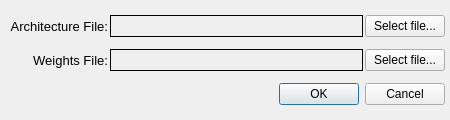
<?xml version="1.0" encoding="UTF-8"?>
<ui version="4.0">
 <class>ModelWeightsDialog</class>
 <widget class="QDialog" name="ModelWeightsDialog">
  <property name="windowModality">
   <enum>Qt::WindowModal</enum>
  </property>
  <property name="geometry">
   <rect>
    <x>0</x>
    <y>0</y>
    <width>450</width>
    <height>120</height>
   </rect>
  </property>
  <property name="windowTitle">
   <string>Load Model From Weights</string>
  </property>
  <property name="modal">
   <bool>true</bool>
  </property>
  <layout class="QGridLayout" name="gridLayout" columnstretch="0,1,0">
   <property name="leftMargin">
    <number>10</number>
   </property>
   <property name="topMargin">
    <number>5</number>
   </property>
   <property name="rightMargin">
    <number>5</number>
   </property>
   <property name="bottomMargin">
    <number>5</number>
   </property>
   <property name="spacing">
    <number>2</number>
   </property>
   <item row="0" column="0">
    <widget class="QLabel" name="label">
     <property name="font">
      <font>
       <family>MS Shell Dlg 2</family>
       <pointsize>10</pointsize>
      </font>
     </property>
     <property name="text">
      <string>Architecture File:</string>
     </property>
     <property name="alignment">
      <set>Qt::AlignRight|Qt::AlignTrailing|Qt::AlignVCenter</set>
     </property>
    </widget>
   </item>
   <item row="0" column="1">
    <widget class="QLabel" name="lblArchPath">
     <property name="autoFillBackground">
      <bool>true</bool>
     </property>
     <property name="frameShape">
      <enum>QFrame::Box</enum>
     </property>
     <property name="frameShadow">
      <enum>QFrame::Plain</enum>
     </property>
     <property name="lineWidth">
      <number>1</number>
     </property>
     <property name="midLineWidth">
      <number>0</number>
     </property>
     <property name="text">
      <string/>
     </property>
     <property name="scaledContents">
      <bool>false</bool>
     </property>
     <property name="alignment">
      <set>Qt::AlignRight|Qt::AlignTrailing|Qt::AlignVCenter</set>
     </property>
    </widget>
   </item>
   <item row="0" column="2">
    <widget class="QPushButton" name="btnArchSelect">
     <property name="text">
      <string>Select file...</string>
     </property>
    </widget>
   </item>
   <item row="1" column="0">
    <widget class="QLabel" name="label_3">
     <property name="font">
      <font>
       <family>MS Shell Dlg 2</family>
       <pointsize>10</pointsize>
      </font>
     </property>
     <property name="text">
      <string>Weights File:</string>
     </property>
     <property name="alignment">
      <set>Qt::AlignRight|Qt::AlignTrailing|Qt::AlignVCenter</set>
     </property>
    </widget>
   </item>
   <item row="1" column="1">
    <widget class="QLabel" name="lblWeightsPath">
     <property name="autoFillBackground">
      <bool>true</bool>
     </property>
     <property name="frameShape">
      <enum>QFrame::Box</enum>
     </property>
     <property name="frameShadow">
      <enum>QFrame::Plain</enum>
     </property>
     <property name="lineWidth">
      <number>1</number>
     </property>
     <property name="midLineWidth">
      <number>0</number>
     </property>
     <property name="text">
      <string/>
     </property>
     <property name="scaledContents">
      <bool>false</bool>
     </property>
     <property name="alignment">
      <set>Qt::AlignRight|Qt::AlignTrailing|Qt::AlignVCenter</set>
     </property>
    </widget>
   </item>
   <item row="1" column="2">
    <widget class="QPushButton" name="btnWeightsSelect">
     <property name="text">
      <string>Select file...</string>
     </property>
    </widget>
   </item>
   <item row="2" column="1" colspan="2">
    <widget class="QDialogButtonBox" name="buttonBox">
     <property name="orientation">
      <enum>Qt::Horizontal</enum>
     </property>
     <property name="standardButtons">
      <set>QDialogButtonBox::Cancel|QDialogButtonBox::Ok</set>
     </property>
    </widget>
   </item>
  </layout>
 </widget>
 <resources/>
 <connections>
  <connection>
   <sender>buttonBox</sender>
   <signal>accepted()</signal>
   <receiver>ModelWeightsDialog</receiver>
   <slot>accept()</slot>
   <hints>
    <hint type="sourcelabel">
     <x>248</x>
     <y>254</y>
    </hint>
    <hint type="destinationlabel">
     <x>157</x>
     <y>274</y>
    </hint>
   </hints>
  </connection>
  <connection>
   <sender>buttonBox</sender>
   <signal>rejected()</signal>
   <receiver>ModelWeightsDialog</receiver>
   <slot>reject()</slot>
   <hints>
    <hint type="sourcelabel">
     <x>316</x>
     <y>260</y>
    </hint>
    <hint type="destinationlabel">
     <x>286</x>
     <y>274</y>
    </hint>
   </hints>
  </connection>
 </connections>
</ui>
